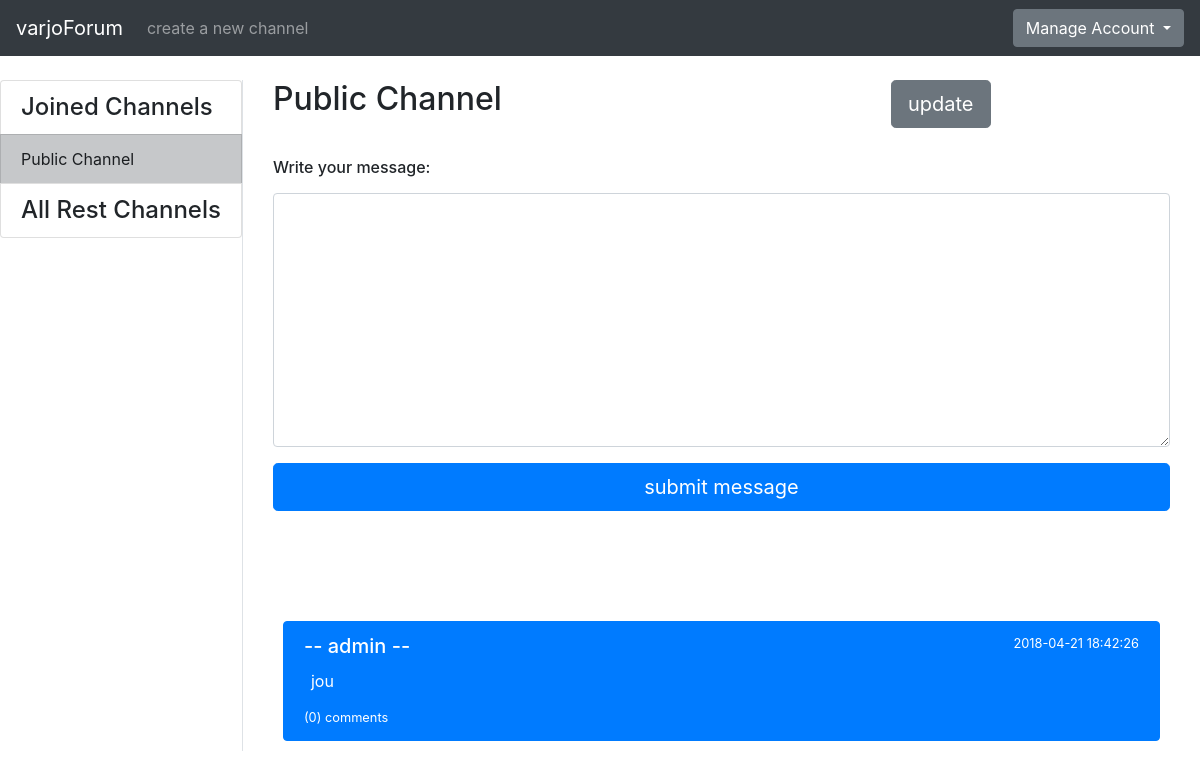
Page / (signed in) on the earlier database version.
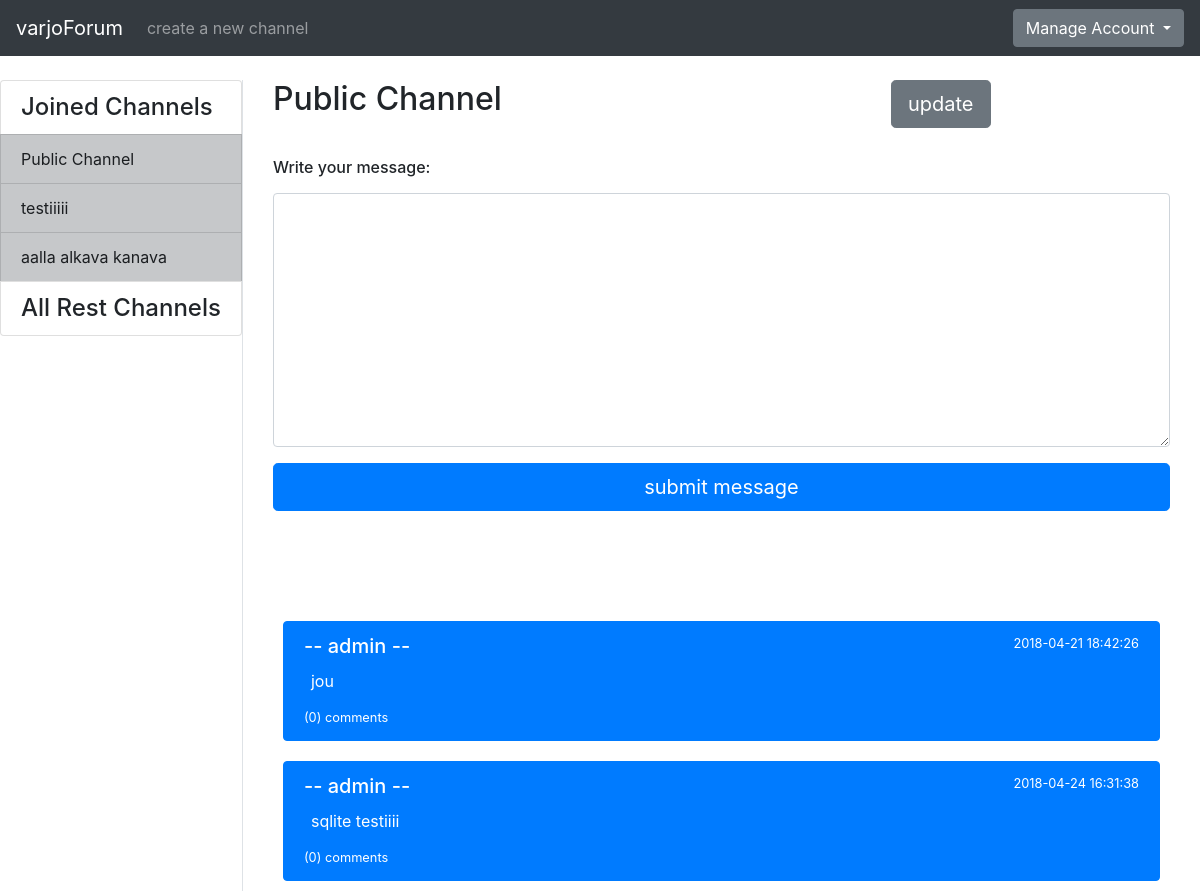
Same page on the later database version.
### application/channels/models.py (models this page shows, shortened)
class Channel(Base):
    name = db.Column(db.String(144), nullable=False)
    introduction = db.Column(db.Text, nullable=False)
    messages = db.relationship("Message", backref='Channel', lazy=True)
    accounts = db.relationship('Account', secondary=accounts, lazy='subquery',
        backref=db.backref('channels', lazy=True))
    @staticmethod
    def get_my_channels(account_id):
        stmt = text("SELECT Channel.id, Channel.name"
                    " FROM Channel, Account, Accounts"
                    " WHERE Channel.id = Accounts.channel_id"
                    " AND Account.id = Accounts.account_id"
                    " AND Account.id = :account_id").params(account_id=account_id)
        res = db.engine.execute(stmt)
        response = []
        for row in res:
            response.append({"channel_id":row[0], "channel_name":row[1]})
        return response
    @staticmethod
    def get_channels_where_not_in(account_id):
        stmt = text("SELECT channel.id, channel.name"
                    " FROM Channel"
                    " WHERE Channel.id NOT IN ("
                        " SELECT Channel.id"
                            " FROM Channel, Account, Accounts"
                            " WHERE Channel.id = Accounts.channel_id"
                            " AND Account.id = Accounts.account_id"
                            " AND Account.id = :account_id"
                    " )").params(account_id=account_id)
        res = db.engine.execute(stmt)
        response = []
        for row in res:
            response.append({"id":row[0], "name":row[1]})
        return response

### application/messages/models.py (models this page shows, shortened)
class Message(Base):
  body = db.Column(db.Text, nullable=False)
  writer = db.Column(db.String(144), nullable=False)
  account_id = db.Column(db.Integer, db.ForeignKey('account.id'), nullable=False)
  channel_id = db.Column(db.Integer, db.ForeignKey('channel.id'), nullable=False)
  comments = db.relationship("Comment", backref='message', lazy=True)
  @staticmethod
  def count_how_many_comments(channel_id):
    stmt = text("SELECT Channel.id, Message.id, Channel.name, Message.body, COUNT(Comment.id), Message.writer, Message.date_created"
                    " FROM Channel, Message"
                    " LEFT JOIN Comment ON Message.id = Comment.message_id"
                    " WHERE Channel.id = Message.channel_id"
                        " and Channel.id = :channel_id"
                    " GROUP BY Channel.id, Message.id").params(channel_id=channel_id)
    res = db.engine.execute(stmt)
    response = []
    for row in res:
        response.append({"channel_id":row[0], "message_id":row[1], "channel_name":row[2], "body":row[3], "comment_count":row[4], "writer":row[5], "date":row[6], })
    return response

### application/views.py (the view)
@app.route("/")
def index():
  channel = Channel.query.get(1)
  account_channels = []
  channels = []
  print(channels)
  print("kanavat")
  if current_user.is_authenticated:
      account_channels = Channel.get_my_channels(current_user.id)
      channels = Channel.get_channels_where_not_in(current_user.id)
  return render_template("frontpage.html",
    messageform=MessageForm(),
    accountform=AccountForm(),
    channel=channel,
    que=Message.count_how_many_comments(1),
    loginform=LoginForm(),
    my_channels=account_channels,
    all_channels=channels)

### application/messages/forms.py
class MessageForm(FlaskForm):
  body = TextAreaField("Write your message: ", [validators.length(min=2)])
  class Meta:
    csrf = False

### application/auth/forms.py
class AccountForm(FlaskForm):
  username = TextField("Username", [validators.Length(min=2)])
  password = PasswordField("Password", [validators.Length(min=8)])
  motto = TextField("Motto", [validators.Length(min=2)])
  email = TextField("Email", [validators.Length(min=2)])
  class Meta:
    csrf = False

### application/__init__.py (called while the page is built)
@login_manager.user_loader
def load_user(account_id):
  return Account.query.get(account_id)

### application/templates/frontpage.html (shortened to what the changed rows need)
{% extends "layout.html" %}
{% block body %}
  {% if not current_user.is_authenticated %}
    <div class="container" >
      <div class="row" style="padding-bottom: 100px">
        <div class="col">
          <h1 >varjoForum</h1>
        </div>
      </div>
      <div class="row">
        <div class="col-md">
          <h3>Welcome to varjoForum, its great place to keep in touch with your friends or colleagues</h3>
        </div>
        <div class="col col-lg-5">
          <div class="">
            <h2>Create Account</h2>
            <div class="text-danger">
              {% for error in errors %}
              <p>{{ error }}</p>
              {% endfor %}
            </div>
              <form method="POST" action="{{ url_for('account_create') }}" name="accountform">
                <div class="form-group">
                  <h6>{{ accountform.username.label }}</h6>
                  {{ accountform.username(class="form-control") }}
                  <div class="text-danger">
                    <small class="form-text text-muted">
                      {% for error in accountform.username.errors %}
                      {{ error }}
                      {% endfor %}
                    </small>
                  </div>
                  <h6>{{ accountform.password.label }}</h6>
                  {{ accountform.password(class="form-control") }}
                  <div class="text-danger">
                    <small class="form-text text-muted">
                      {% for error in accountform.password.errors %}
                      {{ error }}
                      {% endfor %}
                    </small>
                  </div>
                  <h6>{{ accountform.motto.label }}</h6>
                  {{ accountform.motto(class="form-control") }}
                  <div class="text-danger">
                    <small class="form-text text-muted">
                      {% for error in accountform.motto.errors %}
                      {{ error }}
                      {% endfor %}
                    </small>
                  </div>
                  <h6>{{ accountform.email.label }}</h6>
                  {{ accountform.email(class="form-control") }}
                  <div class="text-danger">
                    <small class="form-text text-muted">
                      {% for error in accountform.email.errors %}
                      {{ error }}
                      {% endfor %}
                    </small>
                  </div>
                </div>
                <button type="submit" class="btn btn-success">REGISTER</button>
              </form>
          </div>
        </div>
      </div>
    </div>
    {% else %}
    <div class="container">
      <div class="row">
        <div class="col">
          <h2>{{ channel.name }}</h2>
        </div>
        <div class="col">
        </div>
        <div class="col">
          {% if current_user.admin == True %}
            <a href="{{ url_for('channel_change', channel_id=channel.id) }}" >
              <button type="button" class="btn btn-secondary btn-lg" >update</button>
            </a>
          {% endif %}
        </div>
      </div>
      <div class="row">
        <div class="col">
          {% if current_user.is_authenticated %}
            <form method="POST" action="{{ url_for('messages_create', channel_id=channel.id) }}" name="messageform" style="padding-bottom: 100px; padding-top: 30px">
              <div class="form-group">
                <h6>{{ messageform.body.label }}</h6>
                {{ messageform.body(class="form-control", rows=10) }}
              </div>
              <button type="submit" class="btn btn-primary btn-lg btn-block" >submit message</button>
            </form>
          {% endif %}
          {% for message in que %}
            <div class="list-group" style="padding: 10px">
              <a href="{{ url_for('message_index', channel_id=channel.id, message_id=message.message_id) }}" class="list-group-item list-group-item-action flex-column align-items-start active">
                <div class="d-flex w-100 justify-content-between">
                  <h5 class="mb-1">-- {{ message.writer }} --</h5>
                  <small>{{ message.date }}</small>
                </div>
                <p class="mb-1" style="padding: 7px">{{ message.body }}</p>
                <small>({{ message.comment_count }}) comments</small>
              </a>
            </div>
          {% endfor %}
        </div>
      </div>
    </div>
  {% endif %}
{% endblock %}

### application/templates/layout.html (shortened to what this page needs)
<!DOCTYPE html>
  <html>
    <head>
      <link rel="stylesheet" href="https://maxcdn.bootstrapcdn.com/bootstrap/4.0.0/css/bootstrap.min.css">
    </head>
    <body>
      <nav class="navbar navbar-expand-md navbar-dark bg-dark mb-4">
        <a class="navbar-brand" href="{{ url_for('index') }}">varjoForum</a>
        <div class="collapse navbar-collapse" id="navbarCollapse">
          <ul class="navbar-nav mr-auto">
            {% if current_user.is_authenticated %}
            <li class="nav-item">
              <a class="nav-link" href="{{ url_for('channel_form') }}">create a new channel</a>
            </li>
            {% endif %}
          </ul>
            <div class="btn-group">
              <button type="button" class="btn btn-secondary dropdown-toggle" data-toggle="dropdown" aria-haspopup="true" aria-expanded="false">
                {% if current_user.is_authenticated %}
                  Manage Account
                {% else %}
                  Login
                {% endif %}
              </button>
            </div>
        </div>
      </nav>
      <div class="container-fluid" >
        <div class="row">
            <div class="border-right">
              <div class="col-sx" >
                <div style="float: left">
                  <div class="list-group">
                  {% if current_user.is_authenticated %}
                    {% if my_channels %}
                    <h4 class="list-group-item">Joined Channels</h4>
                    {% endif %}
                    {% for my_channel in my_channels %}
                        <a href="{{ url_for('one_channel_index', channel_id=my_channel.channel_id) }}" class="list-group-item list-group-item-action list-group-item-dark">
                        {{ my_channel.channel_name }}
                        </a>
                    {% endfor %}
                    <h4 class="list-group-item">All Rest Channels</h4>
                {% else %}
                {% if all_channels %}
                <h4 class="list-group-item">All Channels</h4>
                {% endif %}
                {% endif %}
              </div>
              </div>
              </div>
          </div>
          <div class="col">
            {% block body %}{% endblock %}
          </div>
        </div>
    </body>
  </html>

Differences in the rows shown:
added Channel: channel_name "testiiiii"
added Channel: channel_name "aalla alkava kanava"
added Message: writer "admin", date "2018-04-24 16:31:38", body "sqlite testiiii", comment_count "0"
